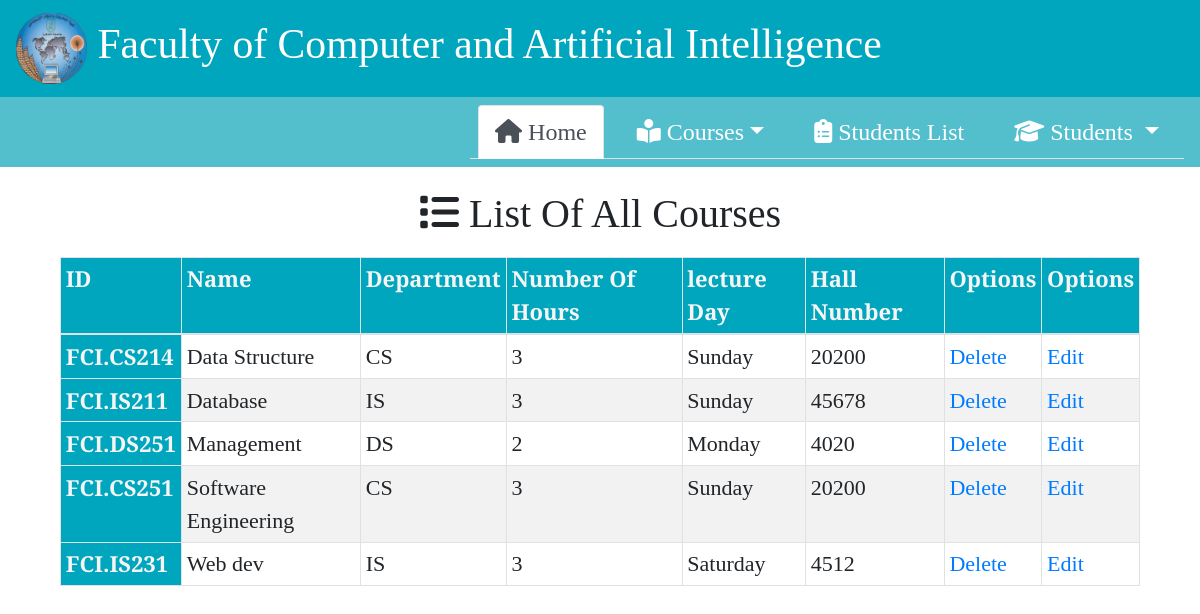
The page /listcourses on the database its author committed.
### website/models.py (models this page shows, shortened)
class Course(models.Model):
    courseName = models.CharField(max_length=150, blank=True)
    courseID = models.CharField(max_length=15, blank=True)
    department = models.CharField(max_length=250, blank=True)
    numberOfHours = models.IntegerField(blank=True)
    lectureDay = models.CharField(max_length=150, blank=True)
    hallNumber = models.CharField(max_length=50, blank=True)
    class Meta:
        ordering = ['courseName']

### website/views.py (the view)
# urls.py: path('listcourses', views.listcourses, name='listcourses'),
def listcourses(request):
    courses = Course.objects.all().values()
    template = loader.get_template('pages/courselist.html')
    context = {
        'courses': courses,
    }
    return HttpResponse(template.render(context, request))

### templates/pages/courselist.html (shortened to what this page needs)
{% extends 'base.html' %}
{% block content %}
  <div class="student-table">
    <h1> <i class="fa-solid fa-list"></i> List Of All Courses</h1>
    <table class="table table-hover table-sm table-bordered">
        <tr>
          <th scope="col">ID</th>
          <th scope="col">Name</th>
          <th scope="col">Department</th>
          <th scope="col">Number Of Hours</th>
          <th scope="col">lecture Day</th>
          <th scope="col">Hall Number</th>
          <th scope="col">Options</th>
          <th scope="col">Options</th>
        </tr>
      <tbody>
        {% for x in courses %}
        <tr>
          <th scope="row">{{x.courseID}}</th>
          <td>{{x.courseName }}</td>
          <td>{{x.department}}</td>
          <td>{{x.numberOfHours}}</td>
          <td>{{x.lectureDay}}</td>
          <td>{{x.hallNumber}}</td>
          <td><a href="delete1/{{ x.id }}" onclick="testConfirmDialog() " >Delete</a>
          <td><a href="update1/{{ x.id }}">Edit</a></td>
        </tr>
        {% endfor %}
      </tbody>
    </table>
  </div>
{% endblock content %}

### project/static/css/styles.css (style rules this page uses)
body { background-color: white; font-family: 'Bree Serif'; }
h1 { text-align: justify; font-size: 2.5rem; padding: 1% 2%; text-align: center; }
.student-table { padding: 1% 5% 1% 5%; }
table { border-collapse: collapse; width: 100%; }
th, td { text-align: left; padding: 8px; font-size: 22px; }
tr:nth-child(even) { background-color: #f2f2f2 }
th { background-color: #00a6bd; color: whitesmoke; }

### rows shown on the page
Course: courseID "FCI.CS214", courseName "Data Structure", department "CS", numberOfHours "3", lectureDay "Sunday", hallNumber "20200"
Course: courseID "FCI.IS211", courseName "Database", department "IS", numberOfHours "3", lectureDay "Sunday", hallNumber "45678"
Course: courseID "FCI.DS251", courseName "Management", department "DS", numberOfHours "2", lectureDay "Monday", hallNumber "4020"
Course: courseID "FCI.CS251", courseName "Software Engineering", department "CS", numberOfHours "3", lectureDay "Sunday", hallNumber "20200"
Course: courseID "FCI.IS231", courseName "Web dev", department "IS", numberOfHours "3", lectureDay "Saturday", hallNumber "4512"
